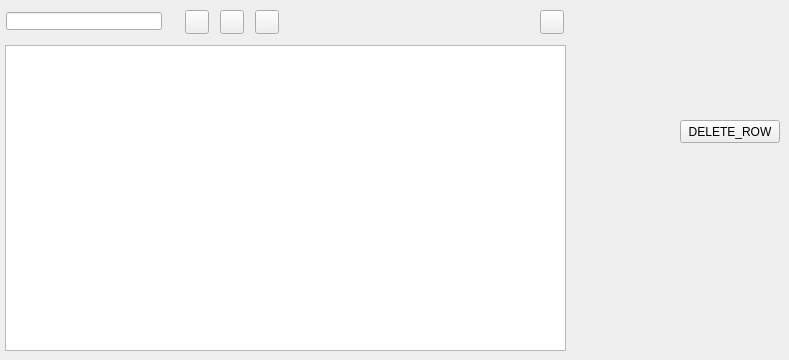
    <widget class="QWidget" name="page_analysis">
     <attribute name="title">
      <string>Element</string>
     </attribute>
     <widget class="QPushButton" name="delete_row_info">
      <property name="geometry">
       <rect>
        <x>680</x>
        <y>120</y>
        <width>100</width>
        <height>23</height>
       </rect>
      </property>
      <property name="text">
       <string>DELETE_ROW</string>
      </property>
     </widget>
     <widget class="QTableView" name="tbl_element">
      <property name="geometry">
       <rect>
        <x>5</x>
        <y>45</y>
        <width>561</width>
        <height>306</height>
       </rect>
      </property>
      <property name="sortingEnabled">
       <bool>true</bool>
      </property>
     </widget>
     <widget class="QPushButton" name="open_element">
      <property name="geometry">
       <rect>
        <x>540</x>
        <y>10</y>
        <width>24</width>
        <height>24</height>
       </rect>
      </property>
      <property name="toolTip">
       <string>&lt;html&gt;&lt;head/&gt;&lt;body&gt;&lt;p&gt;Element data&lt;/p&gt;&lt;/body&gt;&lt;/html&gt;</string>
      </property>
      <property name="text">
       <string/>
      </property>
      <property name="icon">
       <iconset>
        <normaloff>../icons/134b.png</normaloff>../icons/134b.png</iconset>
      </property>
      <property name="iconSize">
       <size>
        <width>22</width>
        <height>22</height>
       </size>
      </property>
     </widget>
     <widget class="QPushButton" name="btn_delete">
      <property name="geometry">
       <rect>
        <x>220</x>
        <y>10</y>
        <width>24</width>
        <height>24</height>
       </rect>
      </property>
      <property name="toolTip">
       <string>&lt;html&gt;&lt;head/&gt;&lt;body&gt;&lt;p&gt;Unlink element&lt;/p&gt;&lt;/body&gt;&lt;/html&gt;</string>
      </property>
      <property name="text">
       <string/>
      </property>
      <property name="icon">
       <iconset>
        <normaloff>../icons/112b.png</normaloff>../icons/112b.png</iconset>
      </property>
      <property name="iconSize">
       <size>
        <width>22</width>
        <height>22</height>
       </size>
      </property>
     </widget>
     <widget class="QPushButton" name="new_element">
      <property name="geometry">
       <rect>
        <x>255</x>
        <y>10</y>
        <width>24</width>
        <height>24</height>
       </rect>
      </property>
      <property name="toolTip">
       <string>&lt;html&gt;&lt;head/&gt;&lt;body&gt;&lt;p&gt;New element&lt;/p&gt;&lt;/body&gt;&lt;/html&gt;</string>
      </property>
      <property name="text">
       <string/>
      </property>
      <property name="icon">
       <iconset>
        <normaloff>../icons/131b.png</normaloff>../icons/131b.png</iconset>
      </property>
      <property name="iconSize">
       <size>
        <width>22</width>
        <height>22</height>
       </size>
      </property>
     </widget>
     <widget class="QPushButton" name="btn_insert">
      <property name="geometry">
       <rect>
        <x>185</x>
        <y>10</y>
        <width>24</width>
        <height>24</height>
       </rect>
      </property>
      <property name="toolTip">
       <string>&lt;html&gt;&lt;head/&gt;&lt;body&gt;&lt;p&gt;Link element&lt;/p&gt;&lt;/body&gt;&lt;/html&gt;</string>
      </property>
      <property name="text">
       <string/>
      </property>
      <property name="icon">
       <iconset>
        <normaloff>../icons/111b.png</normaloff>../icons/111b.png</iconset>
      </property>
      <property name="iconSize">
       <size>
        <width>22</width>
        <height>22</height>
       </size>
      </property>
     </widget>
     <widget class="QLineEdit" name="element_id">
      <property name="geometry">
       <rect>
        <x>6</x>
        <y>12</y>
        <width>156</width>
        <height>18</height>
       </rect>
      </property>
     </widget>
    </widget>
